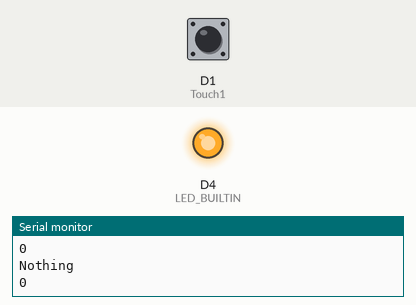
This sketch was run on a simulated ESP8266 (NodeMCU). Shown: output pins drawn as LEDs (lit = HIGH, except the on-board LED, lit = LOW), the last lines printed to the serial monitor. Inputs (shaded band) come from the test bench; at power-on: D1 (Touch1) LOW.

Above: at 2.2 s.
2.3 s: D1 (Touch1) pulled HIGH for 1.2 s
At 4.8 s:
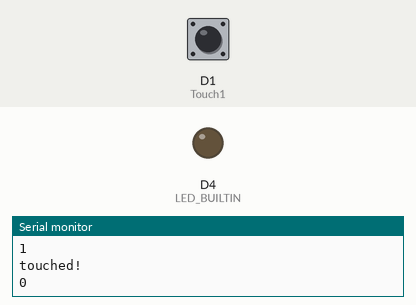
6.5 s: D1 (Touch1) pulled HIGH for 3.2 s
At 11.6 s:
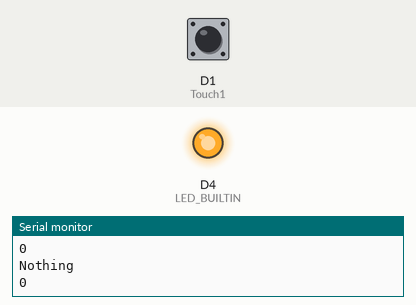
Timing chart, 0 to 13.1 s (numbered marks = the images above; inputs shaded):
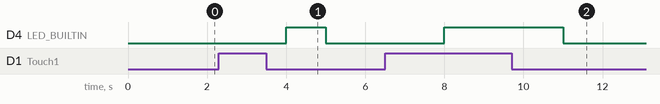

Measured:
- after the input at 2.3 s, D4 (LED_BUILTIN): LOW → HIGH after 1.7 s, → LOW 1.0 s later
- after the input at 6.5 s, D4 (LED_BUILTIN): LOW → HIGH after 1.5 s, → LOW 3.0 s later

The sketch:

TouchButton.ino
```cpp
/*
Primo esempio di test per il touch button

*/
#define DEBUG 1
  int inputState;
  int Touch1=D1;
// the setup function runs once when you press reset or power the board
void setup() {

  // initialize digital pin LED_BUILTIN as an output.
  pinMode(LED_BUILTIN, OUTPUT);
  pinMode(Touch1, INPUT);
  Serial.begin(115200);
 // Serial.print

  Serial.println("Starting");
  delay(1000);
}

// the loop function runs over and over again forever
void loop() {

  inputState = digitalRead(Touch1);
  Serial.println(inputState);
  delay(1000);
  if (inputState == 1) {
    if (DEBUG)Serial.println("touched!");
    digitalWrite(LED_BUILTIN, HIGH);
    } else {
      if (DEBUG)Serial.println("Nothing");
      digitalWrite(LED_BUILTIN, LOW);
      }
}
```
